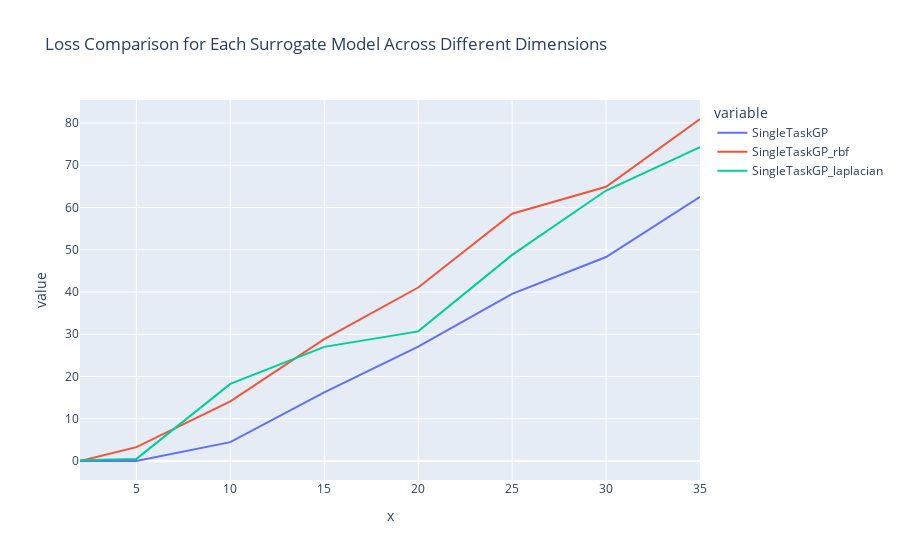

The cell this chart's notebook holds for it:
### Code cell
import plotly.express as px

fig = px.line(df_loss, x=dims, y=surrogate_names, title='Loss Comparison for Each Surrogate Model Across Different Dimensions')
fig.show()

### Figure 1 — Plotly figure (JSON) as saved in the notebook; plotly's stock layout.template omitted (floating-point values rounded to 4 significant figures)
{"data": [{"hovertemplate": "variable=SingleTaskGP<br>x=%{x}<br>value=%{y}<extra></extra>", "legendgroup": "SingleTaskGP", "line": {"color": "#636efa", "dash": "solid"}, "marker": {"symbol": "circle"}, "mode": "lines", "name": "SingleTaskGP", "orientation": "v", "showlegend": true, "type": "scatter", "x": [2, 5, 10, 15, 20, 25, 30, 35], "xaxis": "x", "y": [0.0002501, 0.007828, 4.459, 16.24, 27.06, 39.58, 48.28, 62.54], "yaxis": "y"}, {"hovertemplate": "variable=SingleTaskGP_rbf<br>x=%{x}<br>value=%{y}<extra></extra>", "legendgroup": "SingleTaskGP_rbf", "line": {"color": "#EF553B", "dash": "solid"}, "marker": {"symbol": "circle"}, "mode": "lines", "name": "SingleTaskGP_rbf", "orientation": "v", "showlegend": true, "type": "scatter", "x": [2, 5, 10, 15, 20, 25, 30, 35], "xaxis": "x", "y": [3.528e-06, 3.281, 14.13, 28.84, 41.06, 58.52, 64.91, 80.95], "yaxis": "y"}, {"hovertemplate": "variable=SingleTaskGP_laplacian<br>x=%{x}<br>value=%{y}<extra></extra>", "legendgroup": "SingleTaskGP_laplacian", "line": {"color": "#00cc96", "dash": "solid"}, "marker": {"symbol": "circle"}, "mode": "lines", "name": "SingleTaskGP_laplacian", "orientation": "v", "showlegend": true, "type": "scatter", "x": [2, 5, 10, 15, 20, 25, 30, 35], "xaxis": "x", "y": [0.1991, 0.4982, 18.25, 27.01, 30.68, 48.79, 64.02, 74.31], "yaxis": "y"}], "layout": {"legend": {"title": {"text": "variable"}, "tracegroupgap": 0}, "title": {"text": "Loss Comparison for Each Surrogate Model Across Different Dimensions"}, "xaxis": {"anchor": "y", "domain": [0, 1], "title": {"text": "x"}}, "yaxis": {"anchor": "x", "domain": [0, 1], "title": {"text": "value"}}}}
